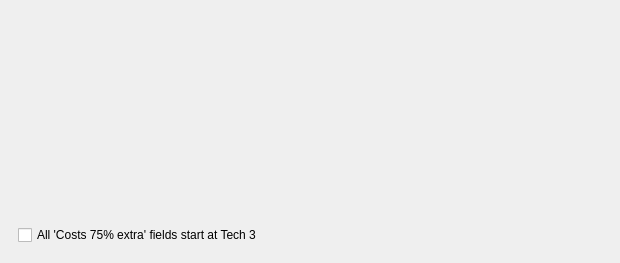
<?xml version="1.0" encoding="UTF-8"?>
<ui version="4.0">
 <class>RaceWizardPage6</class>
 <widget class="QWidget" name="RaceWizardPage6">
  <property name="geometry">
   <rect>
    <x>0</x>
    <y>0</y>
    <width>620</width>
    <height>263</height>
   </rect>
  </property>
  <property name="windowTitle">
   <string>Form</string>
  </property>
  <layout class="QVBoxLayout" name="verticalLayout">
   <property name="margin">
    <number>0</number>
   </property>
   <item>
    <widget class="QWidget" name="widget_12" native="true">
     <property name="minimumSize">
      <size>
       <width>0</width>
       <height>70</height>
      </size>
     </property>
     <property name="maximumSize">
      <size>
       <width>16777215</width>
       <height>70</height>
      </size>
     </property>
    </widget>
   </item>
   <item>
    <widget class="QWidget" name="widget_2" native="true">
     <layout class="QVBoxLayout" name="verticalLayout_2">
      <property name="topMargin">
       <number>0</number>
      </property>
      <item>
       <widget class="QWidget" name="techFactorControlsWidget" native="true">
        <property name="sizePolicy">
         <sizepolicy hsizetype="Preferred" vsizetype="MinimumExpanding">
          <horstretch>0</horstretch>
          <verstretch>0</verstretch>
         </sizepolicy>
        </property>
       </widget>
      </item>
      <item>
       <widget class="QWidget" name="widget_3" native="true">
        <layout class="QHBoxLayout" name="horizontalLayout">
         <item>
          <widget class="QCheckBox" name="checkBox">
           <property name="text">
            <string>All 'Costs 75% extra' fields start at Tech 3</string>
           </property>
          </widget>
         </item>
        </layout>
       </widget>
      </item>
     </layout>
    </widget>
   </item>
  </layout>
 </widget>
 <resources/>
 <connections/>
</ui>
